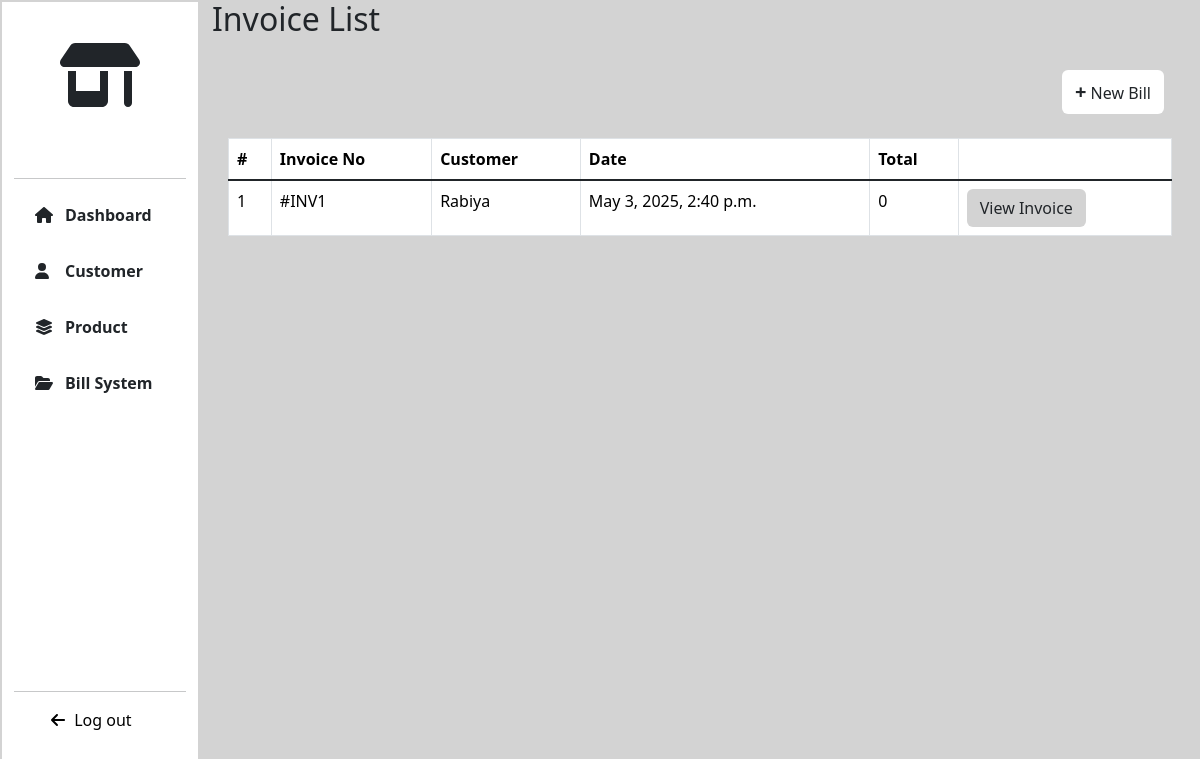
Page /BILLING/ on the earlier database version.
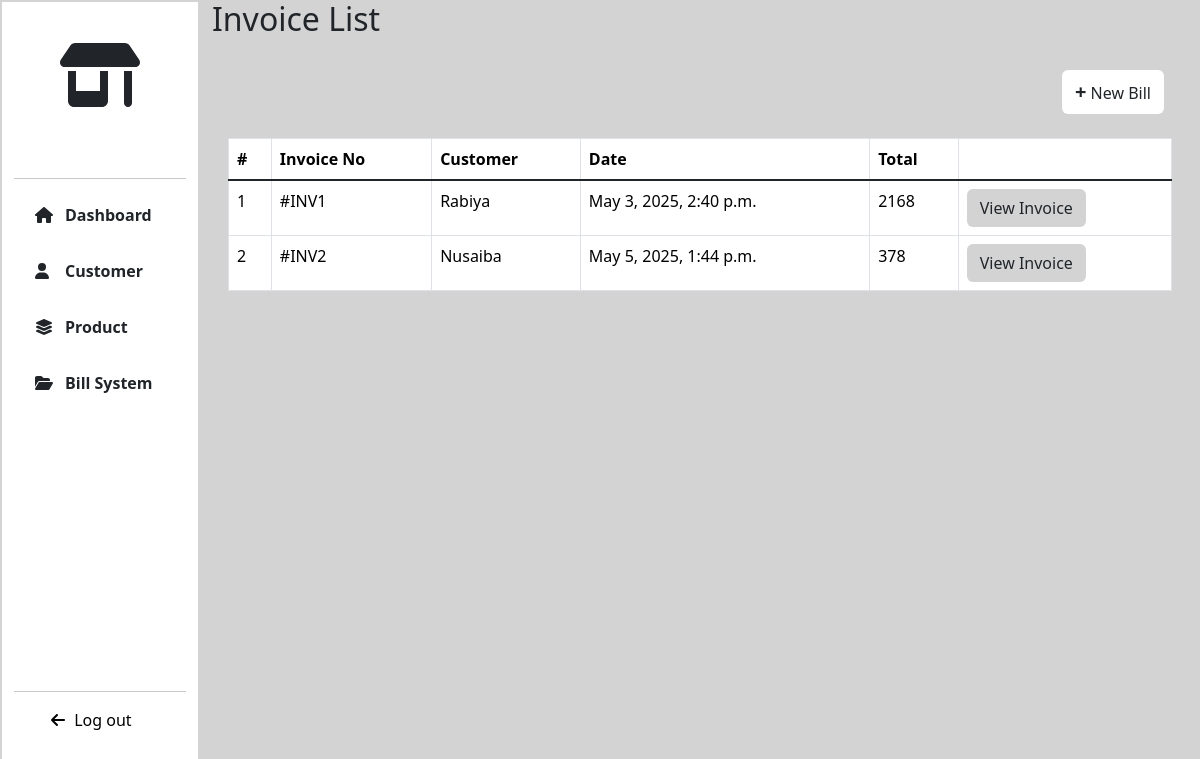
Same page on the later database version.
### BILLING/models.py (models this page shows, shortened)
class Invoice(models.Model):
    customer=models.ForeignKey(Customer,on_delete=models.CASCADE)
    date=models.DateTimeField(auto_now_add=True)
    gst_percentage=models.IntegerField(default=5)
    grand_total=models.IntegerField(default=0)

### CUSTOMER/models.py (models this page shows, shortened)
class Customer(models.Model):
    fullname=models.CharField(max_length=255)
    phone=models.IntegerField()
    address=models.TextField()

### BILLING/views.py (the view)
# urls.py: path('',views.invoices,name="invoices"),
def invoices(request):
    invoices=Invoice.objects.all()
    return render(request,"invoices.html",locals())

### Templates/invoices.html (shortened to what this page needs)
{% extends 'extends.html' %}
{% load static %}
{% block link %}
<link rel="stylesheet" href="{% static '/CSS/product.css' %}">
{% endblock %}
{% block content %}
<div class="col-lg-10 col-md-9 col-sm-9 page-col">
   <h2>Invoice List</h2>
   <div class="add-product">
    <div class="button p-4">
        <a href="{% url 'create_invoice' %}" class="btn btn-add-product"><strong class="add-icon">+</strong> New Bill</a>
    </div>
   </div>
   {% if invoices %}
    <div class="table-div">
        <div class="table-responsive" >
        <table class="table table-hover table-bordered">
            <thead>
                <tr>
                    <th scope="col">#</th>
                    <th scope="col">Invoice No</th>
                    <th scope="col">Customer</th>
                    <th scope="col">Date</th>
                    <th scope="col">Total</th>
                    <th scope="col"></th>
                </tr>
                </thead>
                <tbody class="table-group-divider">
                {% for invoice in invoices %}
                    <tr>
                        <td class="text-nowrap">{{ forloop.counter }}</td>
                        <td class="text-nowrap">#INV{{ invoice.id }}</td>
                        <td class="text-nowrap">{{ invoice.customer.fullname }}</td>
                        <td class="text-nowrap">{{ invoice.date }}</td>
                        <td class="text-nowrap">{{ invoice.grand_total }}</td>
                        <td class="text-nowrap"><a href="{% url 'view_invoice' invoice.id %}" class="btn btn-product">View Invoice</a></td>
                    </tr>
                {% endfor %}
                </tbody>
        </table>
        </div>
    </div>
   {% else %}
    <div class="else">
            <div class="p-4 text-center text-box">
            <h4>No Invoice found!</h4>
            </div>
    </div>
   {% endif %}
</div>
{% endblock %}

Differences in the rows shown:
changed Invoice "May 3, 2025, 2:40 p.m.": grand_total "0" → "2168"
added Invoice: id "2", customer.fullname "Nusaiba", date "May 5, 2025, 1:44 p.m.", grand_total "378"
